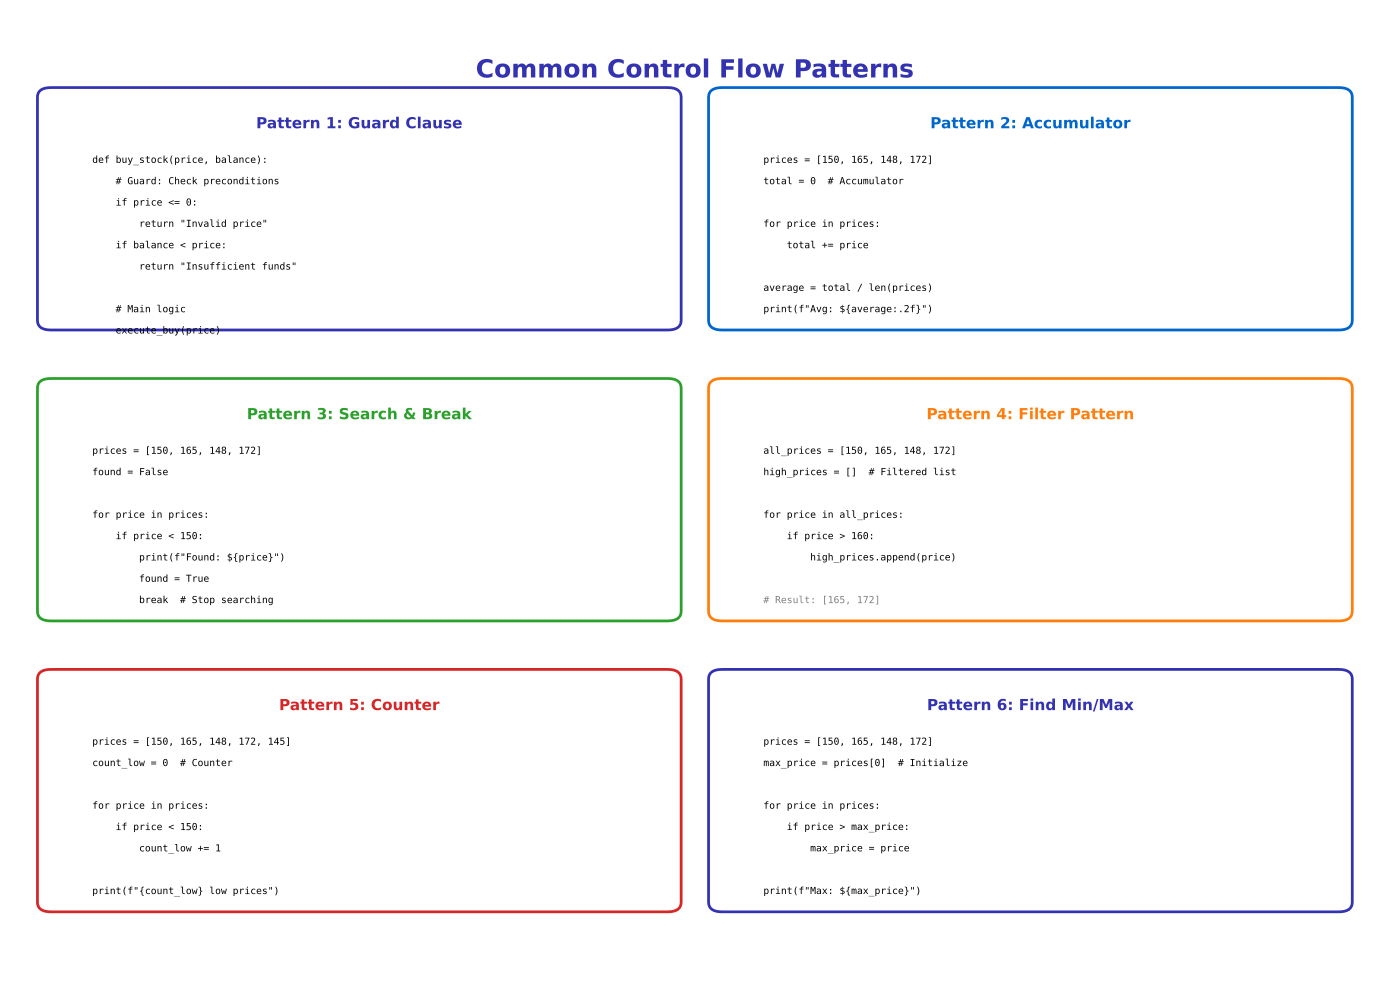

Reproduce this figure in Python.
"""Generated chart with course color palette"""
import matplotlib.pyplot as plt
import matplotlib.patches as patches
from matplotlib.patches import FancyBboxPatch, Rectangle, Circle, FancyArrowPatch, Wedge
import numpy as np
import pandas as pd
import seaborn as sns
from pathlib import Path

# Standard matplotlib configuration
plt.rcParams.update({
    'font.size': 10,
    'axes.labelsize': 10,
    'axes.titlesize': 11,
    'xtick.labelsize': 9,
    'ytick.labelsize': 9,
    'legend.fontsize': 9,
    'figure.figsize': (10, 6),
    'figure.dpi': 150
})

# Course colors
MLPURPLE = '#3333B2'
MLLAVENDER = '#ADADE0'
MLBLUE = '#0066CC'
MLORANGE = '#FF7F0E'
MLGREEN = '#2CA02C'
MLRED = '#D62728'

# Map old colors to course colors
COLOR_PRIMARY = MLPURPLE
COLOR_SECONDARY = MLPURPLE
COLOR_ACCENT = MLBLUE
COLOR_LIGHT = MLLAVENDER
COLOR_GREEN = MLGREEN
COLOR_ORANGE = MLORANGE
COLOR_RED = MLRED


fig, ax = plt.subplots(figsize=(14, 10))
ax.set_xlim(0, 10)
ax.set_ylim(0, 10)
ax.axis('off')

ax.text(5, 9.5, 'Common Control Flow Patterns', ha='center', va='top',
        fontsize=18, fontweight='bold', color=COLOR_SECONDARY)

# Pattern 1: Guard clause
pattern1_box = FancyBboxPatch((0.3, 6.8), 4.5, 2.3, boxstyle="round,pad=0.1",
                              edgecolor=COLOR_PRIMARY, facecolor='white', linewidth=2)
ax.add_patch(pattern1_box)
ax.text(2.55, 8.9, 'Pattern 1: Guard Clause', ha='center', va='top',
        fontsize=11, fontweight='bold', color=COLOR_PRIMARY)

guard_code = [
    'def buy_stock(price, balance):',
    '    # Guard: Check preconditions',
    '    if price <= 0:',
    '        return "Invalid price"',
    '    if balance < price:',
    '        return "Insufficient funds"',
    '',
    '    # Main logic',
    '    execute_buy(price)',
]

y_pos = 8.5
for line in guard_code:
    if line.startswith('#'):
        color = '#808080'
    else:
        color = 'black'
    ax.text(0.6, y_pos, line, ha='left', va='top',
            fontsize=7, family='monospace', color=color)
    y_pos -= 0.22

# Pattern 2: Accumulator
pattern2_box = FancyBboxPatch((5.2, 6.8), 4.5, 2.3, boxstyle="round,pad=0.1",
                              edgecolor=COLOR_ACCENT, facecolor='white', linewidth=2)
ax.add_patch(pattern2_box)
ax.text(7.45, 8.9, 'Pattern 2: Accumulator', ha='center', va='top',
        fontsize=11, fontweight='bold', color=COLOR_ACCENT)

accum_code = [
    'prices = [150, 165, 148, 172]',
    'total = 0  # Accumulator',
    '',
    'for price in prices:',
    '    total += price',
    '',
    'average = total / len(prices)',
    'print(f"Avg: ${average:.2f}")',
]

y_pos = 8.5
for line in accum_code:
    if line.startswith('#'):
        color = '#808080'
    else:
        color = 'black'
    ax.text(5.5, y_pos, line, ha='left', va='top',
            fontsize=7, family='monospace', color=color)
    y_pos -= 0.22

# Pattern 3: Search/Find
pattern3_box = FancyBboxPatch((0.3, 3.8), 4.5, 2.3, boxstyle="round,pad=0.1",
                              edgecolor=COLOR_GREEN, facecolor='white', linewidth=2)
ax.add_patch(pattern3_box)
ax.text(2.55, 5.9, 'Pattern 3: Search & Break', ha='center', va='top',
        fontsize=11, fontweight='bold', color=COLOR_GREEN)

search_code = [
    'prices = [150, 165, 148, 172]',
    'found = False',
    '',
    'for price in prices:',
    '    if price < 150:',
    '        print(f"Found: ${price}")',
    '        found = True',
    '        break  # Stop searching',
]

y_pos = 5.5
for line in search_code:
    if line.startswith('#'):
        color = '#808080'
    else:
        color = 'black'
    ax.text(0.6, y_pos, line, ha='left', va='top',
            fontsize=7, family='monospace', color=color)
    y_pos -= 0.22

# Pattern 4: Filter
pattern4_box = FancyBboxPatch((5.2, 3.8), 4.5, 2.3, boxstyle="round,pad=0.1",
                              edgecolor=COLOR_ORANGE, facecolor='white', linewidth=2)
ax.add_patch(pattern4_box)
ax.text(7.45, 5.9, 'Pattern 4: Filter Pattern', ha='center', va='top',
        fontsize=11, fontweight='bold', color=COLOR_ORANGE)

filter_code = [
    'all_prices = [150, 165, 148, 172]',
    'high_prices = []  # Filtered list',
    '',
    'for price in all_prices:',
    '    if price > 160:',
    '        high_prices.append(price)',
    '',
    '# Result: [165, 172]',
]

y_pos = 5.5
for line in filter_code:
    if line.startswith('#'):
        color = '#808080'
    else:
        color = 'black'
    ax.text(5.5, y_pos, line, ha='left', va='top',
            fontsize=7, family='monospace', color=color)
    y_pos -= 0.22

# Pattern 5: Counter
pattern5_box = FancyBboxPatch((0.3, 0.8), 4.5, 2.3, boxstyle="round,pad=0.1",
                              edgecolor=COLOR_RED, facecolor='white', linewidth=2)
ax.add_patch(pattern5_box)
ax.text(2.55, 2.9, 'Pattern 5: Counter', ha='center', va='top',
        fontsize=11, fontweight='bold', color=COLOR_RED)

counter_code = [
    'prices = [150, 165, 148, 172, 145]',
    'count_low = 0  # Counter',
    '',
    'for price in prices:',
    '    if price < 150:',
    '        count_low += 1',
    '',
    'print(f"{count_low} low prices")',
]

y_pos = 2.5
for line in counter_code:
    if line.startswith('#'):
        color = '#808080'
    else:
        color = 'black'
    ax.text(0.6, y_pos, line, ha='left', va='top',
            fontsize=7, family='monospace', color=color)
    y_pos -= 0.22

# Pattern 6: Min/Max
pattern6_box = FancyBboxPatch((5.2, 0.8), 4.5, 2.3, boxstyle="round,pad=0.1",
                              edgecolor=COLOR_PRIMARY, facecolor='white', linewidth=2)
ax.add_patch(pattern6_box)
ax.text(7.45, 2.9, 'Pattern 6: Find Min/Max', ha='center', va='top',
        fontsize=11, fontweight='bold', color=COLOR_PRIMARY)

minmax_code = [
    'prices = [150, 165, 148, 172]',
    'max_price = prices[0]  # Initialize',
    '',
    'for price in prices:',
    '    if price > max_price:',
    '        max_price = price',
    '',
    'print(f"Max: ${max_price}")',
]

y_pos = 2.5
for line in minmax_code:
    if line.startswith('#'):
        color = '#808080'
    else:
        color = 'black'
    ax.text(5.5, y_pos, line, ha='left', va='top',
            fontsize=7, family='monospace', color=color)
    y_pos -= 0.22

plt.tight_layout()
plt.savefig('chart.pdf', dpi=300, bbox_inches='tight')
plt.close()
print('\nL03 COMPLETE: 8/8 charts generated')
